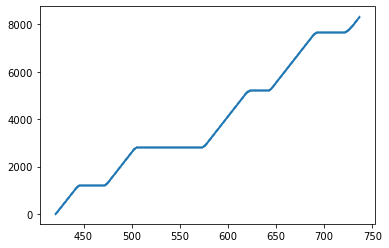

Generate this figure with Python:
import math
import pandas as pd
import matplotlib.pyplot as plt

d_Ab = 1219 # Central to 3rd
d_bB = 99 # 3rd
d_Bc = 1509 # 3rd to 7th
d_cC = 105 # 7th
d_Cd = 2281 # 7th to 15th
d_dD = 111 # 15th
d_De = 2515 # 15th to 19th
d_eE = 107 # 19th
d_Ef = 400 # beyond 19th

dt = 0.1

len_det_stop = 40
len_det_adv = 10
dist_det_adv = 300

len_veh = 18
len_eff_stop = len_det_stop + len_veh # effective vehicle length at stop bar detector
len_eff_adv = len_det_adv + len_veh # effective vehicle length at advance detector

s_psl = round(35*5280/3600, 2) # posted speed limit or free-flow speed
t_r = 1 # reaction time
dec_ent = round(-2.3*3.2808, 2) # deceleration from entrance to reach PSL
dec_stop = round(-3*3.2808, 2) # deceleration to stop bar
acc_stop = round(3*3.2808, 2) # acceleration from stop bar
k = 25 # jam space headway
t_sul = 2 # startup lost time

t_list = []
x_list = []


# =============================================================================
# Segment: A-b-B (Central to 3rd)
# =============================================================================
print("Segment: A-B")

cycle = 4
lane = 11
SSC_AB_stop = 'RG' 
t_on = 7*60 + 23.7
AIC = 41.8
ODT = 33.2

v0 = 0
d_dec_est = round((v0**2 - s_psl**2) / (2*dec_stop), 2)
d_dec_crit = d_Ab - d_dec_est # distance from which deceleration starts

T = 7*60 + 0.3
x0 = 0
v0 = s_psl

while x0 <= d_Ab:
    print("Time:", round(T,1), x0, v0)
    t_list.append(round(T,1))
    x_list.append(round(x0,2))
    
    if x0 <= d_dec_crit:
        a0 = 0
    else:
        a0 = dec_stop
        
    if x0 <= d_Ab - len_det_stop:
        det_time_stop_AB = T
        
    x = round(x0 + v0*dt + (1/2)*a0*dt*dt, 2)
    v = round(v0 + a0*dt, 2)
    
    x0 = x
    v0 = v
    T += dt
    
green_start = 7*60 + 47.9
v0 = 0

while T <= green_start + t_sul:
    print("Time:", round(T,1), x0, v0)
    t_list.append(round(T,1))
    x_list.append(round(x0,2))

    T += dt


# =============================================================================
# Segment: b-B-c-C (3rd to 7th)
# =============================================================================
print("Segment: B-C")

d_acc_est = round((s_psl**2 - v0**2) / (2*acc_stop), 2)
d_acc_crit = d_Ab + d_acc_est # distance till which vehicle accelerates to reach PSL

d_until_adv = d_Ab + d_bB + d_Bc - dist_det_adv - len_det_adv

while x0 <= d_until_adv:
    print("Time:", round(T,1), x0, v0)
    t_list.append(round(T,1))
    x_list.append(round(x0,2))
    
    if x0 <= d_acc_crit:
        a0 = acc_stop
    else:
        a0 = 0
        
    x = round(x0 + v0*dt + (1/2)*a0*dt*dt, 2)
    v = round(v0 + a0*dt, 2)
    
    x0 = x
    v0 = v
    T += dt

# check: not free-flow
cycle = 5
SSC_BC_adv = 'YY'
AIC = 1.5

d_dec_est = round((0**2 - v0**2) / (2*dec_stop), 2)
d_until_stop = d_Ab + d_bB + d_Bc
d_dec_crit = d_until_stop - d_dec_est

while x0 <= d_until_stop:
    print("Time:", round(T,1), x0, v0)
    t_list.append(round(T,1))
    x_list.append(round(x0,2))
    
    if x0 <= d_dec_crit:
        a0 = 0
    else:
        a0 = dec_stop
        
    x = round(x0 + v0*dt + (1/2)*a0*dt*dt, 2)
    v = round(v0 + a0*dt, 2)
    
    x0 = x
    v0 = v
    T += dt
    
green_start = 9*60 + 29.7
v0 = 0

while T <= green_start + t_sul:
    print("Time:", round(T,1), x0, v0)
    t_list.append(round(T,1))
    x_list.append(round(x0,2))

    T += dt


# =============================================================================
# Segment: c-C-d-D (7th to 15th)
# =============================================================================
print("Segment: C-D")

d_acc_est = round((s_psl**2 - v0**2) / (2*acc_stop), 2)
d_acc_crit = d_Ab + d_bB + d_Bc + d_acc_est # distance till which vehicle accelerates to reach PSL

# constant acceleration to virtual advance detector
d_total_vir_adv = d_Ab + d_bB + d_Bc + d_cC + d_Cd - dist_det_adv - len_det_adv

while x0 <= d_total_vir_adv:
    print("Time:", round(T,1), x0, v0)
    t_list.append(round(T,1))
    x_list.append(round(x0,2))
    
    if x0 <= d_acc_crit:
        a0 = acc_stop
    else:
        a0 = 0
        
    x = round(x0 + v0*dt + (1/2)*a0*dt*dt, 2)
    v = round(v0 + a0*dt, 2)
    
    x0 = x
    v0 = v
    T += dt
   
# check:
cycle = 5
SSC_CD_vir_adv = 'RR'
AIC = T - (9*60 + 50)
    
d_dec_est = round((0**2 - v0**2) / (2*dec_stop), 2)
d_until_stop = d_Ab + d_bB + d_Bc + d_cC + d_Cd
d_dec_crit = d_until_stop - d_dec_est

while x0 <= d_until_stop:
    print("Time:", round(T,1), x0, v0)
    t_list.append(round(T,1))
    x_list.append(round(x0,2))
    
    if x0 <= d_dec_crit:
        a0 = 0
    else:
        a0 = dec_stop
        
    x = round(x0 + v0*dt + (1/2)*a0*dt*dt, 2)
    v = round(v0 + a0*dt, 2)
    
    x0 = x
    v0 = v
    T += dt
    
green_start = 10*60 + 38.2
v0 = 0

while T <= green_start + t_sul:
    print("Time:", round(T,1), x0, v0)
    t_list.append(round(T,1))
    x_list.append(round(x0,2))

    T += dt

    
# =============================================================================
# Segment: d-D-e-E (15th to 19th)
# =============================================================================
print("Segment: D-E")

d_acc_est = round((s_psl**2 - v0**2) / (2*acc_stop), 2)
d_acc_crit = d_Ab + d_bB + d_Bc + d_cC + d_Cd + d_acc_est # distance till which vehicle accelerates to reach PSL

# constant acceleration to virtual advance detector
d_total_adv = d_Ab + d_bB + d_Bc + d_cC + d_Cd + d_dD + d_De - dist_det_adv - len_det_adv

while x0 <= d_total_adv:
    print("Time:", round(T,1), x0, v0)
    t_list.append(round(T,1))
    x_list.append(round(x0,2))
    
    if x0 <= d_acc_crit:
        a0 = acc_stop
    else:
        a0 = 0
        
    x = round(x0 + v0*dt + (1/2)*a0*dt*dt, 2)
    v = round(v0 + a0*dt, 2)
    
    x0 = x
    v0 = v
    T += dt

# check:
cycle = 6
SSC_DE_adv = 'RR'
t_on = 11*60 + 27.2
green_start = 11*60 + 48.5

# deceleration to queuing position
a0 = dec_stop

while T <= green_start:
    print("Time:", round(T,1), x0, v0)
    t_list.append(round(T,1))
    x_list.append(round(x0,2))
    
    x = round(x0 + v0*dt + (1/2)*a0*dt*dt, 2)
    v = round(v0 + a0*dt, 2)
    
    x0 = x
    v0 = v
    T += dt
    
    if v0 < 0:
        v0 = 0
        a0 = 0

queue_pos_dist = d_Ab + d_bB + d_Bc + d_cC + d_Cd + d_dD + d_De - x0 # queueing position based on stopping point
queue_pos_num = math.floor(queue_pos_dist / k)

cycle = 6
SSC_BC_stop = 'GG'
t_on = 12*60 + 5
ODT = 1.3
green_start = 11*60 + 48.5

s_est = round((len_eff_stop)/ODT, 2) # estimated speed based on ODT
d_acc_est = queue_pos_dist # estimated distance of acceleration
acc_est = round((s_est**2 - v0**2)/(2*d_acc_est), 2)
t_acc_est = round((s_est - v0)/acc_est, 1)

t_reach_stop = t_on + ODT - green_start
t_queue_clearance = round(t_reach_stop - t_acc_est, 1)
time_until_queue_clearance = green_start + t_queue_clearance

while T <= time_until_queue_clearance:
    print("Time:", round(T,1), x0, v0)
    t_list.append(round(T,1))
    x_list.append(round(x0,2))
    
    x0 = x
    v0 = v
    T += dt

d_total = d_Ab + d_bB + d_Bc + d_cC + d_Cd + d_dD + d_De + d_eE

while x0 <= d_total:
    print("Time:", round(T,1), x0, v0)
    t_list.append(round(T,1))
    x_list.append(round(x0,2))
    
    if x0 <= d_Ab + d_bB + d_Bc + d_cC + d_Cd + d_dD + d_De:
        a0 = acc_est
    else:
        a0 = 0
    
    x = round(x0 + v0*dt + (1/2)*a0*dt*dt, 2)
    v = round(v0 + a0*dt, 2)
    
    if x0 <= d_Ab + d_bB + d_Bc + d_cC + d_Cd + d_dD + d_De:
        det_time_stop_DE = T
    
    x0 = x
    v0 = v
    T += dt

print("Segment: E-F")

d_acc_est = round((s_psl**2 - v0**2) / (2*acc_stop), 2)
d_acc_crit = d_Ab + d_bB + d_Bc + d_cC + d_Cd + d_dD + d_De + d_eE + d_acc_est # distance till which vehicle accelerates to reach PSL

# constant acceleration to virtual advance detector
d_until_end = d_Ab + d_bB + d_Bc + d_cC + d_Cd + d_dD + d_De + d_eE + d_Ef

while x0 <= d_until_end:
    print("Time:", round(T,1), x0, v0)
    t_list.append(round(T,1))
    x_list.append(round(x0,2))
    
    if x0 <= d_acc_crit:
        a0 = acc_stop
    else:
        a0 = 0
        
    x = round(x0 + v0*dt + (1/2)*a0*dt*dt, 2)
    v = round(v0 + a0*dt, 2)
    
    x0 = x
    v0 = v
    T += dt


# =============================================================================
# Results
# =============================================================================
DT = pd.DataFrame({'t': t_list, 'x': x_list})

plt.scatter(DT.t, DT.x, s = 0.1)
plt.show()

DT.to_csv(r"D:\GitHub\trajectory\script\sample_trajectories\trajectory_c4.txt", sep = '\t', index = False)
